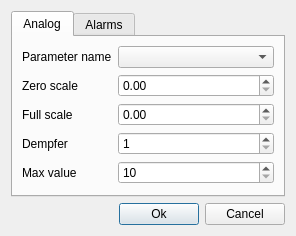
<?xml version="1.0" encoding="UTF-8"?>
<ui version="4.0">
 <class>SParamDialog</class>
 <widget class="QDialog" name="SParamDialog">
  <property name="geometry">
   <rect>
    <x>0</x>
    <y>0</y>
    <width>296</width>
    <height>215</height>
   </rect>
  </property>
  <property name="windowTitle">
   <string>System parameters</string>
  </property>
  <layout class="QGridLayout" name="gridLayout">
   <item row="1" column="0">
    <spacer name="horizontalSpacer">
     <property name="orientation">
      <enum>Qt::Horizontal</enum>
     </property>
     <property name="sizeHint" stdset="0">
      <size>
       <width>263</width>
       <height>20</height>
      </size>
     </property>
    </spacer>
   </item>
   <item row="1" column="1">
    <widget class="QPushButton" name="bn_Ok">
     <property name="text">
      <string>Ok</string>
     </property>
    </widget>
   </item>
   <item row="1" column="2">
    <widget class="QPushButton" name="bn_Cancel">
     <property name="text">
      <string>Cancel</string>
     </property>
    </widget>
   </item>
   <item row="0" column="0" colspan="3">
    <widget class="QTabWidget" name="tabWidget">
     <property name="currentIndex">
      <number>0</number>
     </property>
     <widget class="QWidget" name="tab_1">
      <attribute name="title">
       <string>Analog</string>
      </attribute>
      <layout class="QGridLayout" name="gridLayout_2">
       <item row="0" column="0">
        <widget class="QLabel" name="label">
         <property name="sizePolicy">
          <sizepolicy hsizetype="Fixed" vsizetype="Preferred">
           <horstretch>0</horstretch>
           <verstretch>0</verstretch>
          </sizepolicy>
         </property>
         <property name="text">
          <string>Parameter name</string>
         </property>
        </widget>
       </item>
       <item row="0" column="1">
        <widget class="QComboBox" name="bx_Teg"/>
       </item>
       <item row="1" column="0" rowspan="2">
        <widget class="QLabel" name="label_2">
         <property name="sizePolicy">
          <sizepolicy hsizetype="Fixed" vsizetype="Preferred">
           <horstretch>0</horstretch>
           <verstretch>0</verstretch>
          </sizepolicy>
         </property>
         <property name="text">
          <string>Zero scale</string>
         </property>
        </widget>
       </item>
       <item row="1" column="1" rowspan="2">
        <widget class="QDoubleSpinBox" name="sb_Zs">
         <property name="maximum">
          <double>1000.000000000000000</double>
         </property>
        </widget>
       </item>
       <item row="3" column="0">
        <widget class="QLabel" name="label_3">
         <property name="sizePolicy">
          <sizepolicy hsizetype="Fixed" vsizetype="Preferred">
           <horstretch>0</horstretch>
           <verstretch>0</verstretch>
          </sizepolicy>
         </property>
         <property name="text">
          <string>Full scale</string>
         </property>
        </widget>
       </item>
       <item row="3" column="1">
        <widget class="QDoubleSpinBox" name="sb_Fs">
         <property name="maximum">
          <double>1000.000000000000000</double>
         </property>
        </widget>
       </item>
       <item row="6" column="0" colspan="2">
        <spacer name="verticalSpacer">
         <property name="orientation">
          <enum>Qt::Vertical</enum>
         </property>
         <property name="sizeHint" stdset="0">
          <size>
           <width>20</width>
           <height>40</height>
          </size>
         </property>
        </spacer>
       </item>
       <item row="4" column="1">
        <widget class="QSpinBox" name="sb_f">
         <property name="minimum">
          <number>1</number>
         </property>
         <property name="maximum">
          <number>100</number>
         </property>
        </widget>
       </item>
       <item row="4" column="0">
        <widget class="QLabel" name="label_4">
         <property name="sizePolicy">
          <sizepolicy hsizetype="Fixed" vsizetype="Preferred">
           <horstretch>0</horstretch>
           <verstretch>0</verstretch>
          </sizepolicy>
         </property>
         <property name="text">
          <string>Dempfer</string>
         </property>
        </widget>
       </item>
       <item row="5" column="0">
        <widget class="QLabel" name="label_8">
         <property name="text">
          <string>Max value</string>
         </property>
        </widget>
       </item>
       <item row="5" column="1">
        <widget class="QSpinBox" name="sb_m">
         <property name="minimum">
          <number>10</number>
         </property>
         <property name="maximum">
          <number>100</number>
         </property>
        </widget>
       </item>
      </layout>
     </widget>
     <widget class="QWidget" name="tab_2">
      <attribute name="title">
       <string>Alarms</string>
      </attribute>
      <layout class="QGridLayout" name="gridLayout_3">
       <item row="0" column="0">
        <widget class="QLabel" name="label_5">
         <property name="sizePolicy">
          <sizepolicy hsizetype="Fixed" vsizetype="Preferred">
           <horstretch>0</horstretch>
           <verstretch>0</verstretch>
          </sizepolicy>
         </property>
         <property name="text">
          <string>Valve 1</string>
         </property>
        </widget>
       </item>
       <item row="3" column="1" colspan="2">
        <widget class="QSpinBox" name="sb_Taval_3"/>
       </item>
       <item row="6" column="1">
        <spacer name="verticalSpacer_2">
         <property name="orientation">
          <enum>Qt::Vertical</enum>
         </property>
         <property name="sizeHint" stdset="0">
          <size>
           <width>109</width>
           <height>28</height>
          </size>
         </property>
        </spacer>
       </item>
       <item row="1" column="0">
        <widget class="QLabel" name="label_6">
         <property name="sizePolicy">
          <sizepolicy hsizetype="Fixed" vsizetype="Preferred">
           <horstretch>0</horstretch>
           <verstretch>0</verstretch>
          </sizepolicy>
         </property>
         <property name="text">
          <string>Valve 2</string>
         </property>
        </widget>
       </item>
       <item row="1" column="1" colspan="2">
        <widget class="QSpinBox" name="sb_Taval_2"/>
       </item>
       <item row="3" column="0">
        <widget class="QLabel" name="label_7">
         <property name="sizePolicy">
          <sizepolicy hsizetype="Fixed" vsizetype="Preferred">
           <horstretch>0</horstretch>
           <verstretch>0</verstretch>
          </sizepolicy>
         </property>
         <property name="text">
          <string>Valve 3</string>
         </property>
        </widget>
       </item>
       <item row="0" column="1" colspan="2">
        <widget class="QSpinBox" name="sb_Taval_1"/>
       </item>
      </layout>
     </widget>
    </widget>
   </item>
  </layout>
 </widget>
 <resources/>
 <connections>
  <connection>
   <sender>bn_Cancel</sender>
   <signal>clicked()</signal>
   <receiver>SParamDialog</receiver>
   <slot>reject()</slot>
   <hints>
    <hint type="sourcelabel">
     <x>288</x>
     <y>281</y>
    </hint>
    <hint type="destinationlabel">
     <x>199</x>
     <y>149</y>
    </hint>
   </hints>
  </connection>
 </connections>
</ui>
